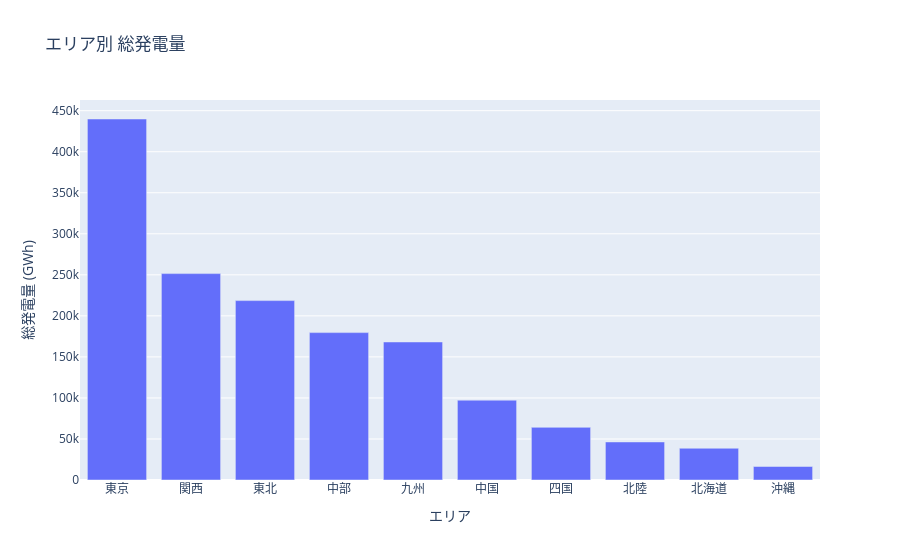

Notebook code cell kept with this figure:
### Markdown cell above
## 5. エリア別 総発電量

対象期間全体の `generation_kwh` をエリアごとに合計する（GWh 換算）。

### Code cell
area_total = (
    df.group_by("area")
    .agg((pl.col("generation_kwh").sum() / 1e6).alias("total_gwh"))
    .sort("total_gwh", descending=True)
)

fig = px.bar(
    area_total,
    x="area",
    y="total_gwh",
    title="エリア別 総発電量",
    labels={"area": "エリア", "total_gwh": "総発電量 (GWh)"},
)
fig.show()

### Figure 1 — Plotly figure (JSON) as saved in the notebook; plotly's stock layout.template omitted (floating-point values rounded to 4 significant figures)
{"data": [{"hovertemplate": "エリア=%{x}<br>総発電量 (GWh)=%{y}<extra></extra>", "legendgroup": "", "marker": {"color": "#636efa", "pattern": {"shape": ""}}, "name": "", "orientation": "v", "showlegend": false, "textposition": "auto", "type": "bar", "x": ["東京", "関西", "東北", "中部", "九州", "中国", "四国", "北陸", "北海道", "沖縄"], "xaxis": "x", "y": [439900.0, 251500.0, 218600.0, 179600.0, 168200.0, 97280.0, 64170.0, 46370.0, 38690.0, 16470.0], "yaxis": "y"}], "layout": {"barmode": "relative", "legend": {"tracegroupgap": 0}, "title": {"text": "エリア別 総発電量"}, "xaxis": {"anchor": "y", "domain": [0, 1], "title": {"text": "エリア"}}, "yaxis": {"anchor": "x", "domain": [0, 1], "title": {"text": "総発電量 (GWh)"}}}}
